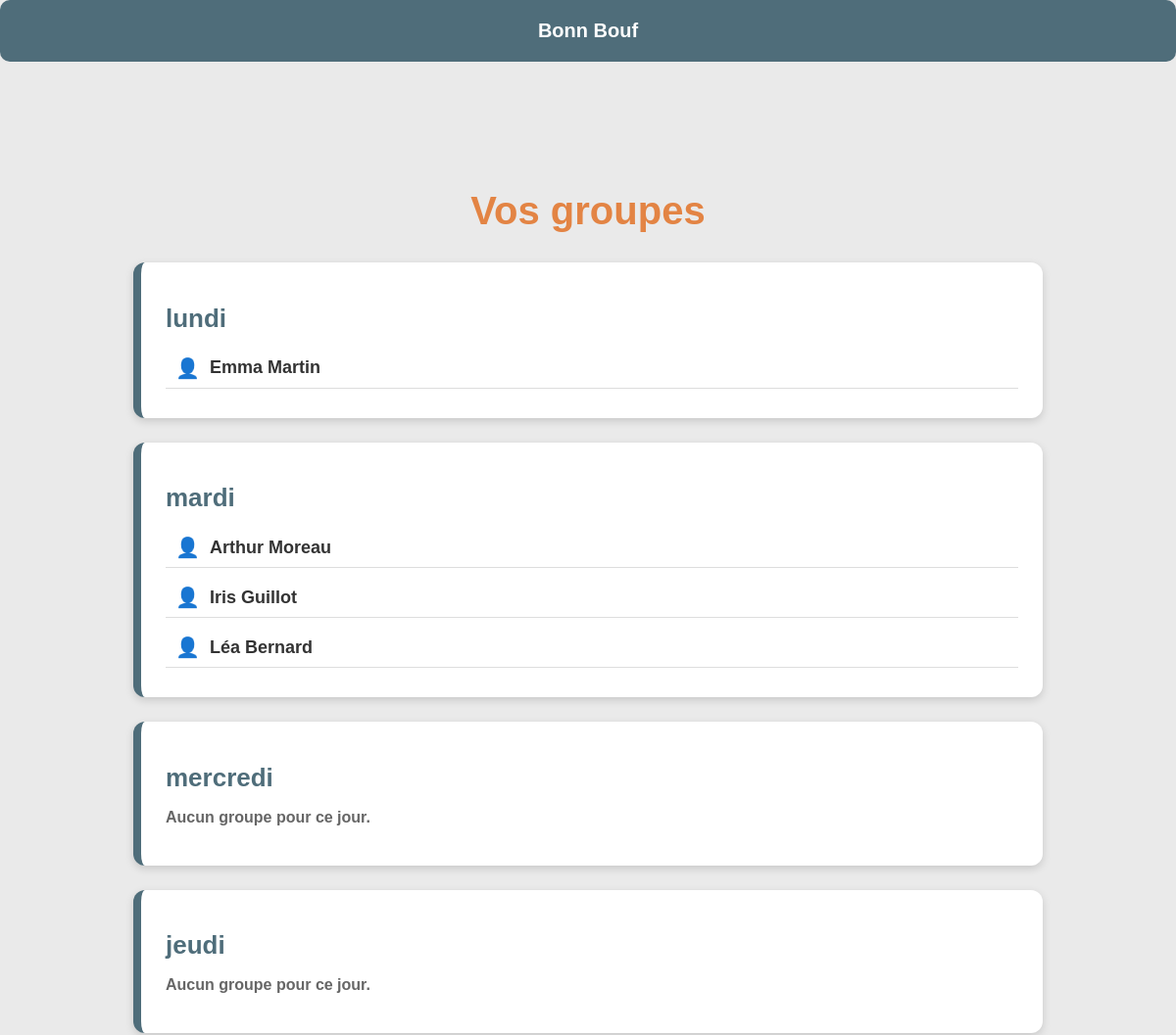
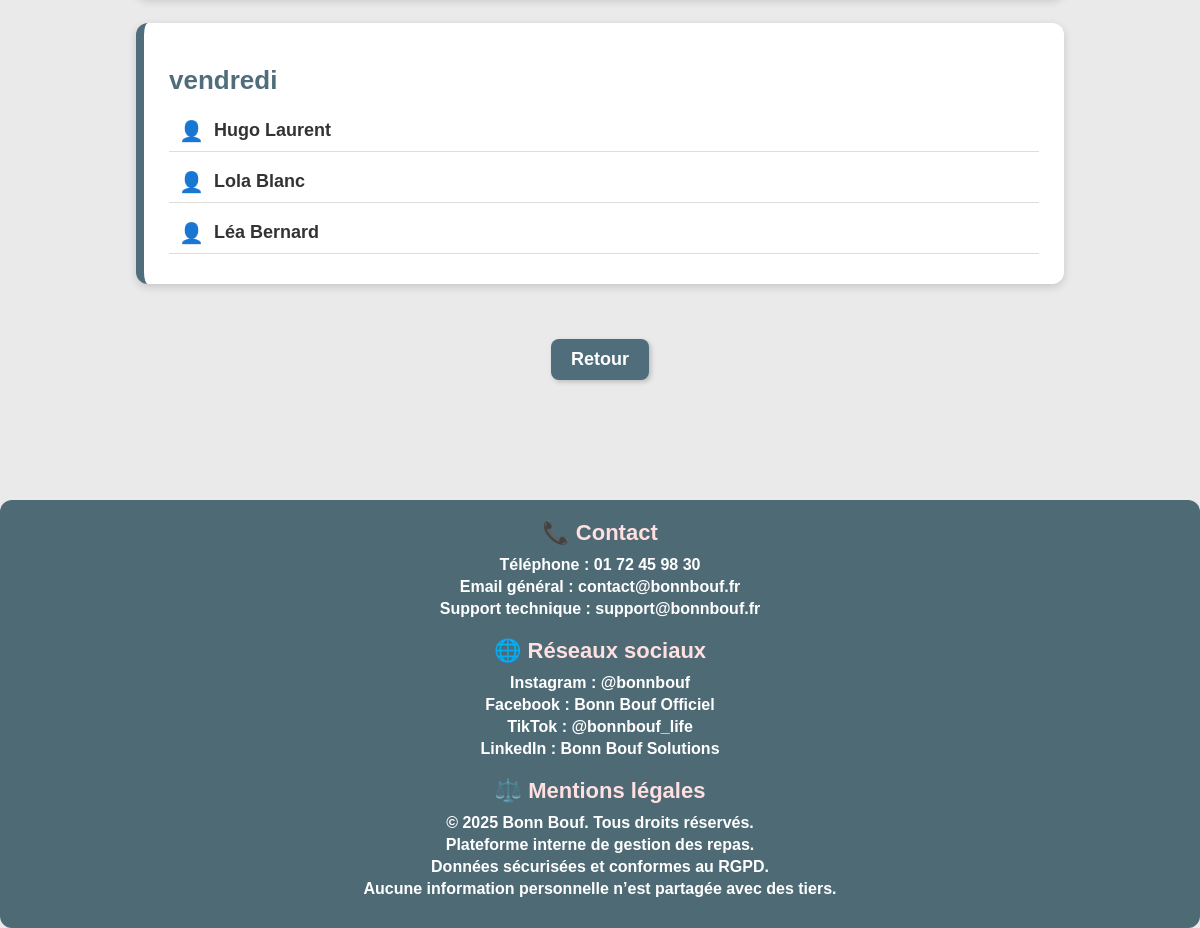
The app's page /page_groupes (signed in) with its own data (2 pictures, top to bottom).
### tables this page shows
CREATE TABLE information (
        id INTEGER PRIMARY KEY,
        nom TEXT,
        prenom TEXT,
        username TEXT UNIQUE,
        mot_de_passe TEXT
    );

### routes.py (the view)
@site.route("/page_groupes", methods=["GET"])
def direction_page_groupes ():
    user_id = session.get("user_id")
    if not user_id:
        return redirect("/page_arrive/connexion")
    association = get_associations(user_id)
    return render_template("groupes.html", associations=association)

### routes.py (called while the page is built)
def select_info_perso (id):
    cur.execute("SELECT prenom, nom FROM information WHERE id = ?", (id,))
    personne = cur.fetchone()
    return personne

def get_associations(user_id):
    query = """
        SELECT jour, autre_id
        FROM association
        WHERE user_id = ?
    """
    cur.execute(query, (user_id,))
    result = cur.fetchall()
    personnes_par_jour = {
        "lundi": [],
        "mardi": [],
        "mercredi": [],
        "jeudi": [],
        "vendredi": []
    }
    for jour, pid in result:
        personne = select_info_perso(pid)
        if personne:
            personnes_par_jour[jour].append(personne)
    return personnes_par_jour

### templates/groupes.html (shortened to what this page needs)
<!DOCTYPE html>
<html lang="fr">
<head>
    <link rel="stylesheet" href="{{ url_for('static', filename='css/styleprincipal.css') }}">
</head>
<body>
    <div class="page_container">
        <div class="bandeau">
            Bonn Bouf
        </div>
        <div id="main" class="principal">
            <h1 class="titre-groupes">Vos groupes</h1>
            <div class="groupes-container">
                {% for jour, personnes in associations.items() %}
                <div class="carte-jour">
                    <h2 class="jour-titre">{{ jour }}</h2>
                    {% if personnes %}
                    <ul class="liste-personnes">
                        {% for p in personnes %}
                        <li class="personne-item">
                            <span class="personne-icon">👤</span>
                            {{ p[0] }} {{ p[1] }}
                        </li>
                        {% endfor %}
                    </ul>
                    {% else %}
                    <p class="aucun-groupe">Aucun groupe pour ce jour.</p>
                    {% endif %}
                </div>
                {% endfor %}
                <a href="/retour_page_principale" class="btn-retour">Retour</a>
            </div>
        </div>
    </div>
    <div class="footer-bonnbouf">
        <h3>📞 Contact</h3>
        <div class="footer-section">
            <p><strong>Téléphone :</strong> 01 72 45 98 30</p>
            <p><strong>Email général :</strong> contact@bonnbouf.fr</p>
            <p><strong>Support technique :</strong> support@bonnbouf.fr</p>
        </div>
        <h3>🌐 Réseaux sociaux</h3>
        <div class="footer-section">
            <p>Instagram : <strong>@bonnbouf</strong></p>
            <p>Facebook : <strong>Bonn Bouf Officiel</strong></p>
            <p>TikTok : <strong>@bonnbouf_life</strong></p>
            <p>LinkedIn : <strong>Bonn Bouf Solutions</strong></p>
        </div>
        <h3>⚖️ Mentions légales</h3>
        <div class="footer-section">
            <p>© 2025 <strong>Bonn Bouf</strong>. Tous droits réservés.</p>
            <p>Plateforme interne de gestion des repas.</p>
            <p>Données sécurisées et conformes au RGPD.</p>
            <p>Aucune information personnelle n’est partagée avec des tiers.</p>
        </div>
    </div>
</body>
</html>

### static/css/styleprincipal.css (style rules this page uses)
:root { --main-bg-color: #fff29a; --primary-color: #D5E5D5; --secondary-color: #ADB2D4; --text-color: #333; --button-hover-color: #ADB2D4; --button-active-color: #70769e; --burnt-sienna: #dd6e42ff; --couleur_comple: #E38444; --dutch-white: #e8dab2ff; --paynes-gray: #4f6d7aff; --columbia-blue: #c0d6dfff; --platinum: #eaeaeaff; }
h1 { font-size: 2em; margin-bottom: 20px; color: #2c3e50; }
p { margin-bottom: 20px; }
ul { margin: 20px 0; padding-left: 20px; }
li { margin-bottom: 10px; }
.bandeau { background-color: var(--paynes-gray); color: white; text-align: center; padding-bottom: 20px; padding-top: 20px; font-size: 20px; border-radius: 10px; width: 100%; }
.footer-bonnbouf { background: #4e6a75; color: white; padding: 10px 20px; border-radius: 12px; font-family: Arial, Helvetica, sans-serif; text-align: center; margin-top: 60px; }
.footer-bonnbouf h3 { margin-top: 10px; margin-bottom: 10px; font-size: 22px; color: #ffdfdf; }
.footer-section { margin-bottom: 20px; }
.footer-section p { margin: 4px 0; font-size: 16px; }
h1 { font-family: 'Franklin Gothic Medium', 'Arial Narrow', Arial, sans-serif; font-size: 50px; font-weight: bold; color : var(--couleur_comple); text-align: center; margin-top: 300px; margin: 20px 0; margin-bottom: 90px; }
.principal { margin-top: 70px; flex: 1; padding: 20px; }
html, body { background-color: var(--platinum); font-family: Arial, sans-serif; color: var(--text-color); font-weight: bold; margin: 0; padding: 0; height: 100%; }
.page_container { min-height: 100vh; display: flex; flex-direction: column; }
.titre-groupes { text-align: center; font-size: 40px; font-weight: 700; color: var(--couleur_comple); margin-top: 40px; margin-bottom: 30px; }
.groupes-container { width: 80%; margin: auto; display: flex; flex-direction: column; gap: 25px; }
.carte-jour { background: white; padding: 20px 25px; border-radius: 12px; box-shadow: 0px 3px 8px rgba(0,0,0,0.15); border-left: 8px solid var(--paynes-gray); transition: transform 0.2s; }
.jour-titre { color: var(--paynes-gray); margin-bottom: 15px; font-size: 26px; font-weight: 700; }
.liste-personnes { list-style: none; padding: 0; margin: 0; }
.personne-item { font-size: 18px; padding: 8px 10px; display: flex; align-items: center; gap: 10px; border-bottom: 1px solid #ddd; }
.personne-icon { font-size: 20px; color: var(--couleur_comple); }
.aucun-groupe { font-size: 16px; color: #666; }
.btn-retour { margin: 30px auto 40px auto; display: block; width: fit-content; padding: 10px 20px; font-size: 18px; background: var(--paynes-gray); color: white; border-radius: 8px; text-decoration: none; box-shadow: 2px 2px 5px rgba(0,0,0,0.2); transition: background-color 0.3s, transform 0.2s; }

### records on screen
information: prenom "Emma", nom "Martin"
information: prenom "Arthur", nom "Moreau"
information: prenom "Iris", nom "Guillot"
information: prenom "Léa", nom "Bernard"
information: prenom "Hugo", nom "Laurent"
information: prenom "Lola", nom "Blanc"

### other values on screen
{{ jour }} "lundi" "mardi" "mercredi" "jeudi" "vendredi"
